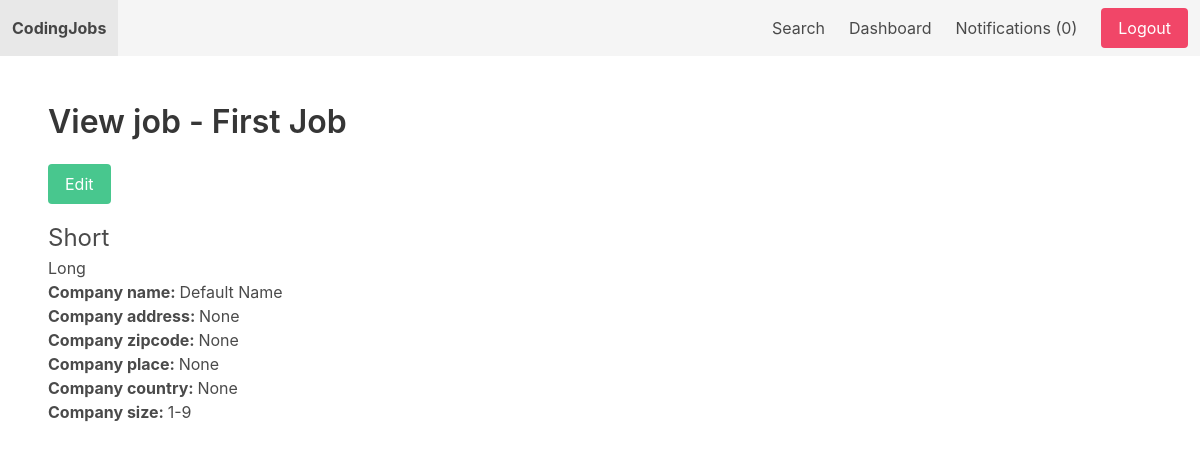
Page /view_application/job/3/ (signed in) on the earlier database version.
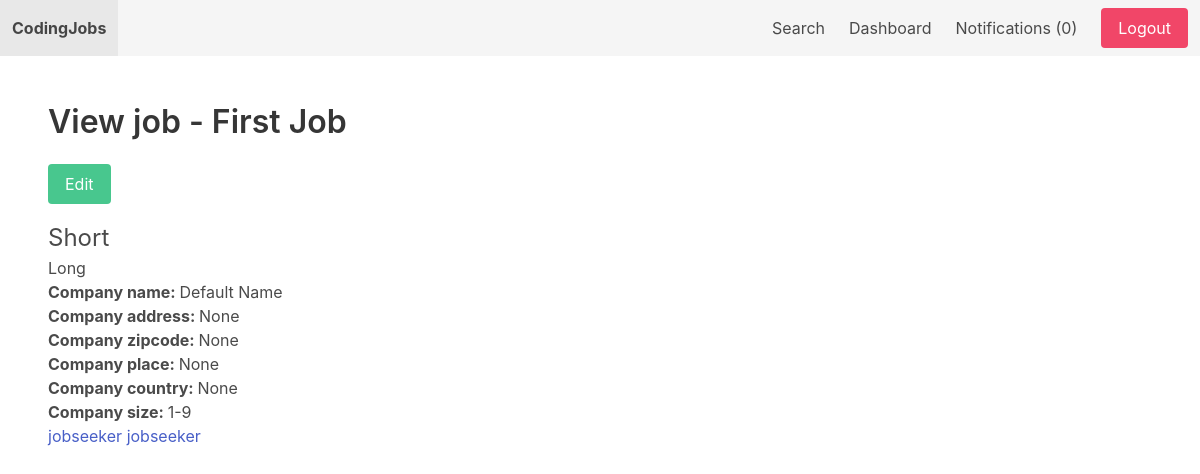
Same page on the later database version.
### apps/job/models.py (models this page shows)
class Application(models.Model):
    job = models.ForeignKey(Job, related_name='applications', on_delete=models.CASCADE)
    content = models.TextField()
    expirence = models.TextField()
    created_by = models.ForeignKey(User, related_name='applications', on_delete=models.CASCADE)
    created_at = models.DateTimeField(auto_now_add=True)

### apps/userprofile/views.py (the view)
# urls.py: path('job/<int:job_id>/', view_dashboard_job, name='view_dashboard_job'),
@login_required
def view_dashboard_job(request, job_id):
    job = get_object_or_404(Job, pk=job_id, created_by=request.user)
    return render(request, 'userprofile/view_dashboard_job.html', {'job': job})

### apps/notification/context_processors.py (called while the page is built)
def notifications(request):
    if request.user.is_authenticated:
        return {'notifications': request.user.notifications.filter(is_read=False)}
    else:
        return{'notifications': []}

### apps/userprofile/templates/userprofile/view_dashboard_job.html
{% extends 'core/base.html' %}
{% block content %}
    <h1 class="title">View job - {{ job.title }}</h1>
    <a href="{% url 'edit_job' job.id %}" class="button is-success mb-4">Edit</a>
     <p class="is-size-4">{{ job.short_description }}</p>
    <p>{{ job.long_description }}</p>
    <b>Company name: </b>{{ job.company_name }}<br>
    <b>Company address: </b>{{ job.company_address }}<br>
    <b>Company zipcode: </b>{{ job.company_zipcode }}<br>
    <b>Company place: </b>{{ job.company_place }}<br>
    <b>Company country: </b>{{ job.company_country }}<br>
    <b>Company size: </b>{{ job.get_company_size_display }}<br>
    {% for application in job.applications.all %}
        <a href="{% url 'view_application' application.id %}">{{ application.created_by.username }}</a>
    {% endfor %}
{% endblock %}

Differences in the rows shown:
added Application: created_by.username "jobseeker"
added Application: created_by.username "jobseeker"
